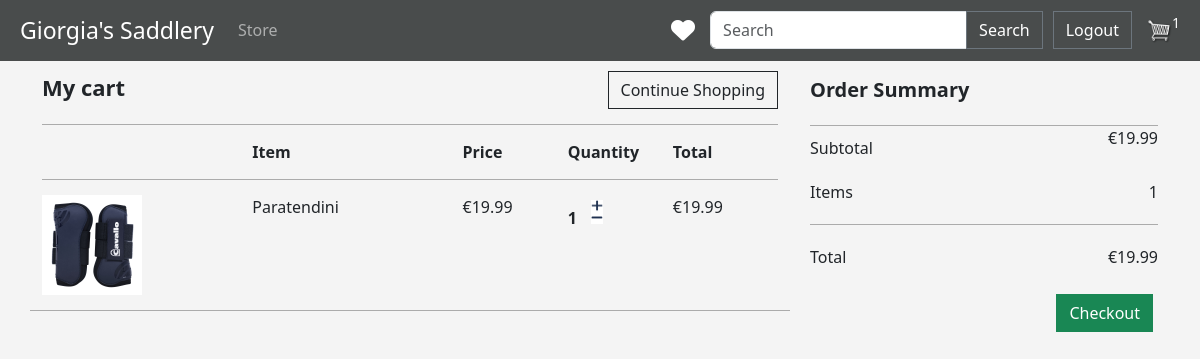
The app's page /cart/ (signed in), older data.
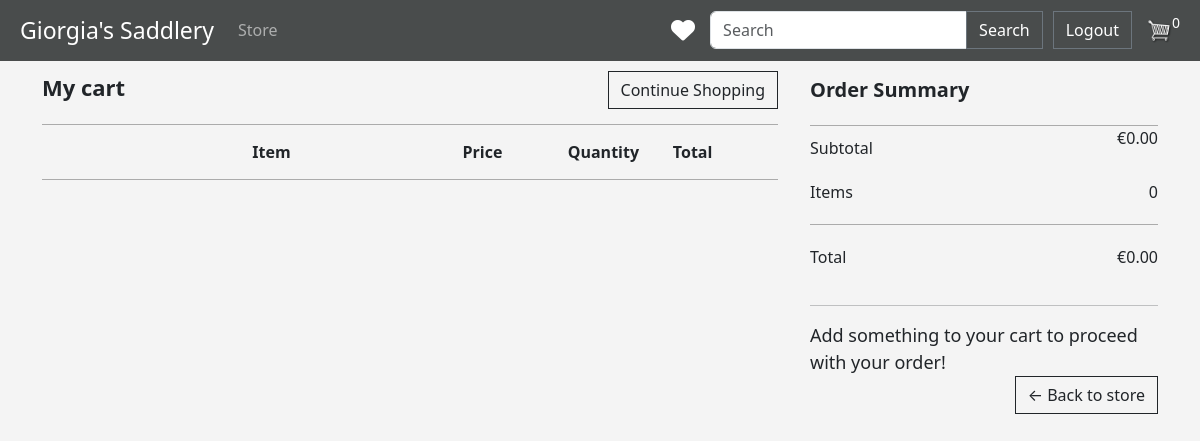
The same page, newer data.
### store/models.py (models this page shows, shortened)
class OrderModel(models.Model):
    customer = models.ForeignKey(CustomerModel, on_delete=models.SET_NULL, blank=True, null=True)
    date_order = models.DateTimeField(auto_now_add=True)
    complete = models.BooleanField(default=False, null=True, blank=True)
    transaction_id = models.CharField(max_length=5, null=True)
    def calculate_cart_total(self):
        orderitems = self.orderitemmodel_set.all()
        total = sum([item.calculate_total for item in orderitems])
        return total
    def calculate_cart_items(self):
        orderitems = self.orderitemmodel_set.all()
        total = sum([item.quantity for item in orderitems])
        return total

class OrderItemModel(models.Model):
    product = models.ForeignKey(ProductModel, on_delete=models.SET_NULL, null=True, blank=True)
    order = models.ForeignKey(OrderModel, on_delete=models.SET_NULL, null=True, blank=True)
    quantity = models.IntegerField(default=0, null=True, blank=True)
    date_added = models.DateTimeField(auto_now_add=True)
    @property
    def calculate_total(self):
        total = self.product.price * self.quantity
        return total

class ProductModel(models.Model):
    name = models.CharField(max_length=200, null=True)
    price = models.FloatField()
    category = models.ForeignKey(CategoryModel, on_delete=models.SET_NULL, null=True)
    image = models.ImageField(null=True, blank=True)
    description = models.TextField(null=True, blank=True)
    numberOfLikes = models.IntegerField(default=0)
    @property
    def imageURL(self):   #senza questa funzione se ci fosse un prodotto senza immagine darebbe errore a tutta la pagina
        try:
            url = self.image.url
        except:
            url = ''
        return url

### store/views.py (the view)
# urls.py: path('cart/', views.cart, name="cart"),
def cart(request):
    customer = request.user.customermodel
    order, created = OrderModel.objects.get_or_create(customer=customer, complete=False)
    items_list = order.orderitemmodel_set.all()   #rende tutti gli item di quell'ordine
    cart_items = order.calculate_cart_items
    context = {'items_list': items_list, 'order': order, 'cart_items': cart_items}
    return render(request, 'store/cart.html', context)

### store/templates/store/cart.html (shortened to what this page needs)
{% extends 'store/main.html' %}
{% load static %}
{% block content %}
    <div class="row">
        <div class="col-lg-8 col-md-12">
            <div style="display: flex;justify-content: space-between;border-bottom:1px solid rgba(0, 0, 0, 0.3); padding-bottom: 15px;">
                <div style=" font-size:22px; ">
                    <strong> My cart </strong>
                </div>
                <div>
                    <a class= "btn btn-outline-dark" href="{% url 'store' %}"> Continue Shopping</a>
                </div>
            </div>
            <div style="display: flex; align-items: center; padding-bottom: 15px; padding-top:15px; border-bottom:1px solid rgba(0, 0, 0, 0.3);" >
                <div style="flex:2"> <strong> Item</strong></div>
                <div style="flex:1"> <strong> Price</strong> </div>
                <div style="flex:1"> <strong> Quantity</strong> </div>
                <div style="flex:1"> <strong> Total</strong> </div>
            </div>
                {% for item in items_list %}
                 <div class="row">
                    <div class="col lg-12" style="display: flex; border-bottom:1px solid rgba(0, 0, 0, 0.3); padding-bottom: 15px; padding-top: 15px">
                        <div style="flex:2">
                            <img src="{{item.product.imageURL}}" style="width: auto; height: 100px;">
                        </div>
                        <div style="flex:2"> {{item.product.name}}</div>
                        <div style="flex:1"> €{{item.product.price|floatformat:2}}</div>
                        <div style="flex:1">
                            <p class="quantity" style="margin-top:0px;">{{item.quantity}}</p>
                            <div class="quantity">
							<img data-product="{{item.product.id}}" data-action="add" class="change-quantity update-cart" src="{% static  'images/plus.png' %}" style="height: 12px; width: 12px; margin-top: 5px;">
							<img data-product="{{item.product.id}}" data-action="remove" class="change-quantity update-cart" src="{% static  'images/minus.png' %}" style="height: 12px; width: 12px; ">
						</div>
                        </div>
                        <div style="flex:1"> €{{item.calculate_total|floatformat:2}}</div>
                    </div>
                </div>
                {% endfor %}
        </div>
        <div class="col-lg-4 col-md-12" style="padding-left: 20px;">
            <div style="padding-bottom: 20px; margin-top:4px; border-bottom:1px solid rgba(0, 0, 0, 0.3); font-size:20px; ">
                <strong> Order Summary </strong>
            </div>
            <div style="display: flex; justify-content: space-between;padding-bottom: 20px; ">
                <div style="margin-top: 10px">
                    Subtotal
                </div>
                <div>
                    €{{order.calculate_cart_total|floatformat:2}}
                </div>
            </div>
            <div style="display: flex; justify-content: space-between; border-bottom:1px solid rgba(0, 0, 0, 0.3); padding-bottom: 20px; ">
                <div>
                    Items
                </div>
                <div>
                    {{order.calculate_cart_items}}
                </div>
            </div>
            <div style="display: flex; justify-content: space-between; padding-bottom: 20px; padding-top: 20px">
                <div>
                    Total
                </div>
                <div>
                    €{{order.calculate_cart_total|floatformat:2}}
                </div>
            </div>
            {% if order.calculate_cart_items > 0 %}
                <a  style="float:right; margin:5px;" class="btn btn-success" href="{% url 'checkout' %}">Checkout</a>
            {% else %}
                <hr>
                <div style="font-size: 18px;">Add something to your cart to proceed with your order!</div>
                <div style="margin-bottom:20px; display: flex; justify-content: right">
                <a  class="btn btn-outline-dark" href="{% url 'store' %}">&#x2190; Back to store</a>
            </div>
            {% endif %}
        </div>
    </div>
{% endblock content %}

### store/templates/store/main.html (shortened to what this page needs)
<!DOCTYPE html>
{% load static %}
<html lang="en">
<head>
    <link href="https://cdn.jsdelivr.net/npm/bootstrap@5.3.0-alpha3/dist/css/bootstrap.min.css" rel="stylesheet">
    <link rel="stylesheet" type="text/css" href="{% static 'css/main.css' %}">
</head>
<body>
<nav class="navbar navbar-expand-lg navbar-dark bg-dark" style="padding-right: 20px; padding-left: 20px;">
  <a class="navbar-brand" href="{% url 'store' %}" style="font-size: 23px;">  Giorgia's Saddlery </a>
  <div class="collapse navbar-collapse justify-content-between" id="navbarSupportedContent">
    <ul class="navbar-nav mr-auto">
      <li class="nav-item active">
        <a class="nav-link" href="{% url 'store' %}"> Store</a>
      </li>
    </ul>
    <div class="form-inline my-2 my-lg-0 d-flex align-items-center">
        {% if request.user.is_authenticated %}
        <a href="{% url 'likedProducts' %}" style="text-decoration: none; margin-right: 15px" >
            <i class="fa-solid fa-heart fa-xl" style="color: white"></i>
        </a>
        {% endif %}
         <form class="form-inline my-2 my-lg-0" action="{% url 'search' %}" method=POST style="margin-right: 10px">
            <div class="input-group">
            <input class="form-control mr-sm-2" type="search" placeholder="Search" aria-label="Search" name="searched">
            <div class="input-group-append">
                <button class="btn btn-outline-secondary my-2 my-sm-0" type="submit" style="color: white">Search</button>
            </div>
            </div>
        </form>
        {% if request.user.is_authenticated %}
         		<a href="{% url 'logout' %}" class="btn btn-outline-secondary my-2 my-sm-0" type="submit" style="color: white">Logout</a>
        {% else %}
         		<a href="{% url 'login' %}" class="btn btn-outline-secondary my-2 my-sm-0" type="submit" style="color: white; margin-right: 10px;">Login</a>
                <a href="{% url 'register_user' %}" class="btn btn-outline-secondary my-2 my-sm-0" type="submit" style="color: white">Register</a>
        {% endif %}
        {% if request.user.is_authenticated %}
            <a href="{% url 'cart' %}">
                    <img  id="cart-icon" src="{% static 'images/cart.png' %}" >
            </a>
            <p id="cart-total" style="color:white; background-color: transparent; font-size: 14px;">{{cart_items}}</p>
        {% endif %}
    </div>
  </div>
</nav>
<div class="container" style="margin-bottom: 30px">
    {% block content%}
    {% endblock content%}
</div>
</body>
</html>

Row changes from the older to the newer data that the page shows:
removed OrderModel: id.quantity "1", calculate_cart_total "19.99", calculate_cart_items "1"
removed OrderItemModel: product.imageURL (picture), product.name "Paratendini", product.price "19.99", quantity "1", calculate_total "19.99"
added OrderModel: id "0", calculate_cart_total "0.00", calculate_cart_items "0"
Text that changed along with them:
text no longer shown: "Checkout"
text now shown: "Add something to your cart to proceed with your order! ← Back to store"
